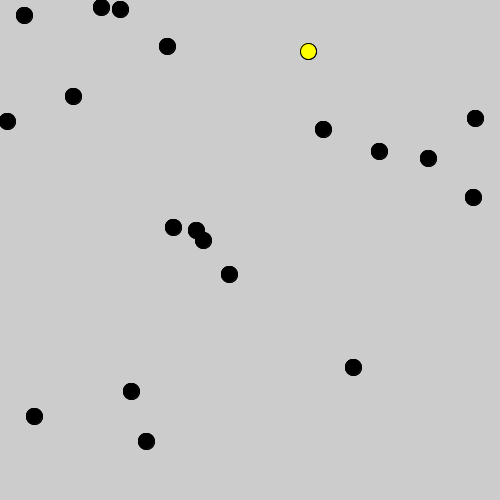
Frame 1 (no input)
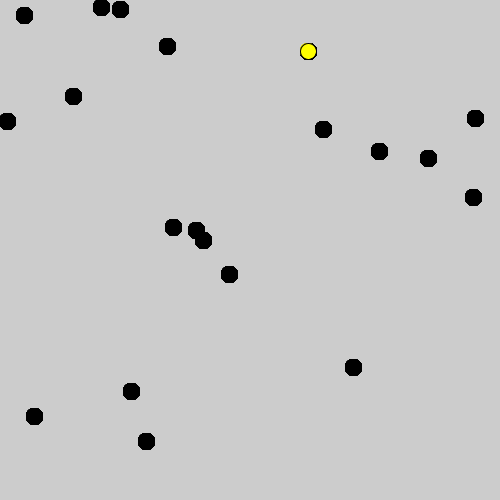
Frame 60 (the mouse pressed at the canvas centre just before this capture)
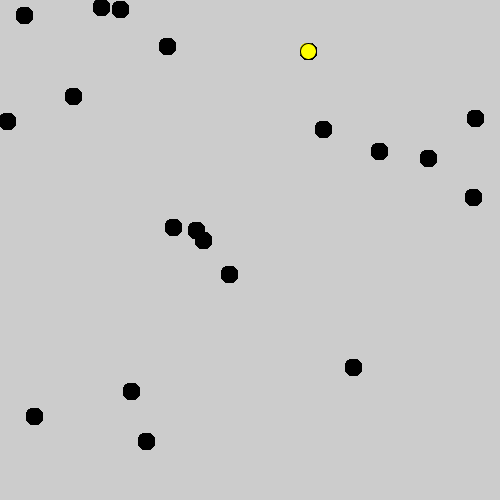
Frame 120 (the mouse held since frame 60 and released just before this capture)

The Processing sketch that drew these frames (run headless with seeded random() and noise(); from frame 60 on, the mouse is pressed at the canvas centre):

// Processing sketch: PingPongNet01
// ── PingPongNet01.pde
// Network of activations
//-//////////////////////

class Node {
  boolean is_active=false; //State of node, initialisation in definition place
  boolean will_be_a=false; //Future state of the node. Internal use only.
  int visX,visY; //Spatial position of the node. For visualisation only!
}

final int   NUMBER_OF_NODES=20;   //We need some nodes
final float CONNECTION_PROB=0.33; //And we have to choose which of them are connected.

Node[]  nodes=new Node[NUMBER_OF_NODES];
int[][] connections=new int[NUMBER_OF_NODES][NUMBER_OF_NODES];

void setup()
{
  size(500,500);
  frameRate(5);
  initNodes();
  initConnections();
  viewConnections();
  viewNodes();
}

void draw()
{
  changeStates();
  viewConnections();
  viewNodes();
}

void initNodes()
{
  for(int i=0;i<NUMBER_OF_NODES;i++)
  {
    nodes[i]=new Node(); //State was set during construction. 
    nodes[i].visX=(int)random(width);
    nodes[i].visY=(int)random(height);
  }
  
  int a=(int)random(NUMBER_OF_NODES); //Which node will be activated?
  nodes[a].is_active=true;
}

void initConnections(){}

void viewConnections()
{

}

void viewNodes()
{
  float D=min(width,height)/30; //Visual diameter of node
  
  for(int i=0;i<NUMBER_OF_NODES;i++)
  {
    if(nodes[i].is_active)
      fill(255,255,0); //Active nodes are yellow
    else
      fill(0); //otherwise node are black
      
    circle(nodes[i].visX,nodes[i].visY,D);  
  }
}

void changeStates(){}

/// @date 2026-06-12 (https://github.com/borkowsk/bookProcessingEN)
